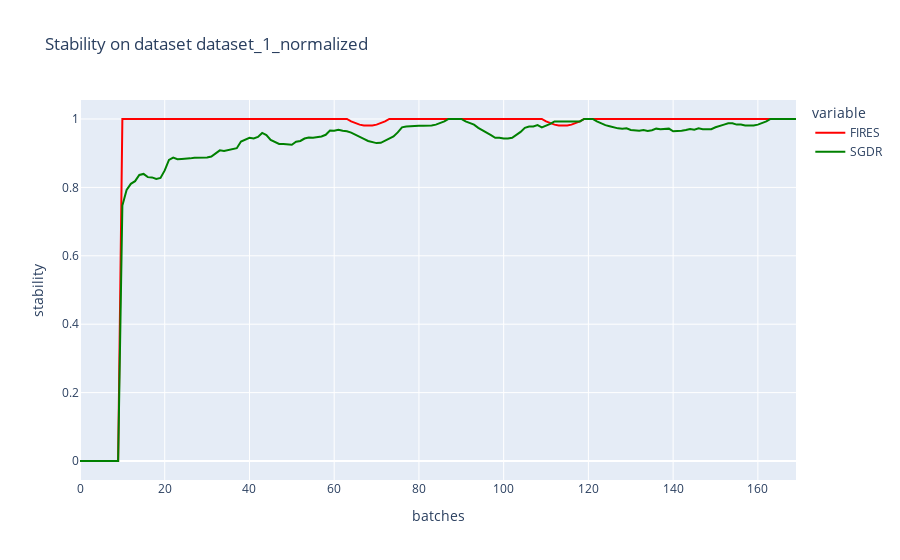

Source (notebook cell):
### Markdown cell above
### Plot all

### Code cell
# stability
title = "Stability on dataset {}".format(dataset_name)
col_names = ["FIRES", "SGDR"]
d = {"FIRES":fires_stability, "SGDR":sgdr_stability}
df = pd.DataFrame(d, columns=col_names)
fig = px.line(df, y = col_names, title=title, labels={"index":"batches", "value":"stability"}, color_discrete_map={'FIRES': 'red', "SGDR": "green"})
stability_trace = fig["data"]
fig.show()

### Figure 1 — Plotly figure (JSON) as saved in the notebook; plotly's stock layout.template omitted (floating-point values rounded to 4 significant figures; data arrays with more than 128 entries replaced by an {"elided": "..."} marker saying what was removed)
{"data": [{"hovertemplate": "variable=FIRES<br>batches=%{x}<br>stability=%{y}<extra></extra>", "legendgroup": "FIRES", "line": {"color": "red", "dash": "solid"}, "mode": "lines", "name": "FIRES", "orientation": "v", "showlegend": true, "type": "scatter", "x": {"elided": "170 int values"}, "xaxis": "x", "y": {"elided": "170 float values"}, "yaxis": "y"}, {"hovertemplate": "variable=SGDR<br>batches=%{x}<br>stability=%{y}<extra></extra>", "legendgroup": "SGDR", "line": {"color": "green", "dash": "solid"}, "mode": "lines", "name": "SGDR", "orientation": "v", "showlegend": true, "type": "scatter", "x": {"elided": "170 int values"}, "xaxis": "x", "y": {"elided": "170 float values"}, "yaxis": "y"}], "layout": {"legend": {"title": {"text": "variable"}, "tracegroupgap": 0}, "title": {"text": "Stability on dataset dataset_1_normalized"}, "xaxis": {"anchor": "y", "domain": [0, 1], "title": {"text": "batches"}}, "yaxis": {"anchor": "x", "domain": [0, 1], "title": {"text": "stability"}}}}
